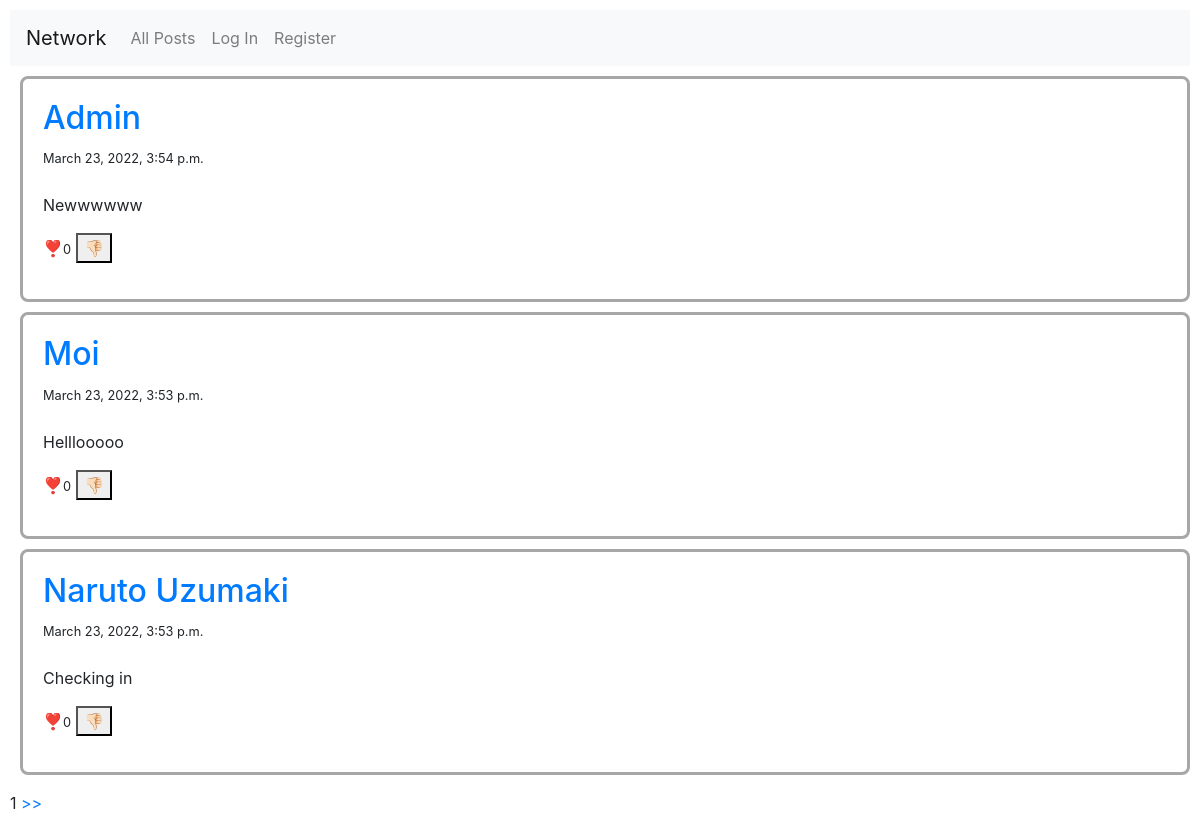
The app's page /, older data.
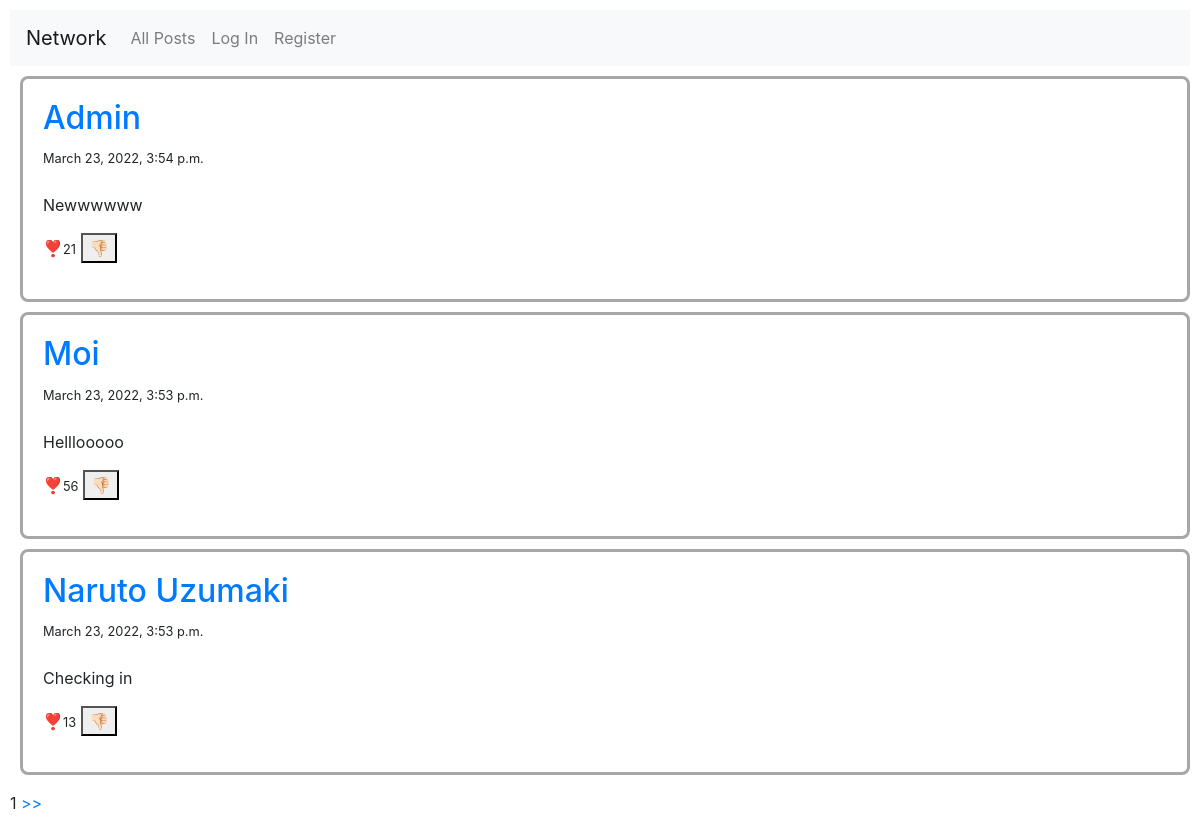
The same page, newer data.
### network/models.py (models this page shows, shortened)
class Post(models.Model):
    content = models.CharField(max_length=250)
    user = models.ForeignKey(User, on_delete=models.CASCADE, related_name='posts')
    image = models.ImageField(upload_to='media/', blank=True)
    time = models.DateTimeField()
    likes = models.IntegerField()

class User(AbstractUser):
    description = models.CharField(max_length=100, blank=True)
    profile_pic = models.ImageField(upload_to='media/', blank=True)
    follows = models.ManyToManyField(
        "self",
        related_name="followed_by",
        symmetrical=False,
        blank=True
    )

### network/views.py (the view)
# urls.py: path("", views.index, name="index"),
def index(request):
    posts = Post.objects.all().order_by('-id')
    paginator = Paginator(posts, 3)
    page_number = request.GET.get('page')
    page_obj = paginator.get_page(page_number)
    return render(request, "network/index.html", {"posts":page_obj})

### network/templates/network/index.html (shortened to what this page needs)
{% extends "network/layout.html" %}
{% block body %}
<ul id="all_posts">
    {% for post in posts %}
            <div class="post">
                <li>
                    <h2><a href="{{post.user}}">{{post.user.first_name}} {{post.user.last_name}}</a></h2><small>{{post.time}}</small>
                    <div id="content">
                        <br>
                        <p>{{post.content}}</p>
                    </div>
                    <p>❣️<small id="likes">{{post.likes}}</small>                <span><button id="unlike">👎🏻</button></span></p>
                </li>
            </div>
    {% endfor %}
</ul>
    <span>{{posts.number}}</span>
    {%if posts.has_next %}
        <a href="?page={{posts.next_page_number}}">>></a>
    {% endif %}
{% endblock %}

Row changes from the older to the newer data that the page shows:
changed Post "Newwwwww": likes "0" → "21"
changed Post "Helllooooo": likes "0" → "56"
changed Post "Checking in": likes "0" → "13"
